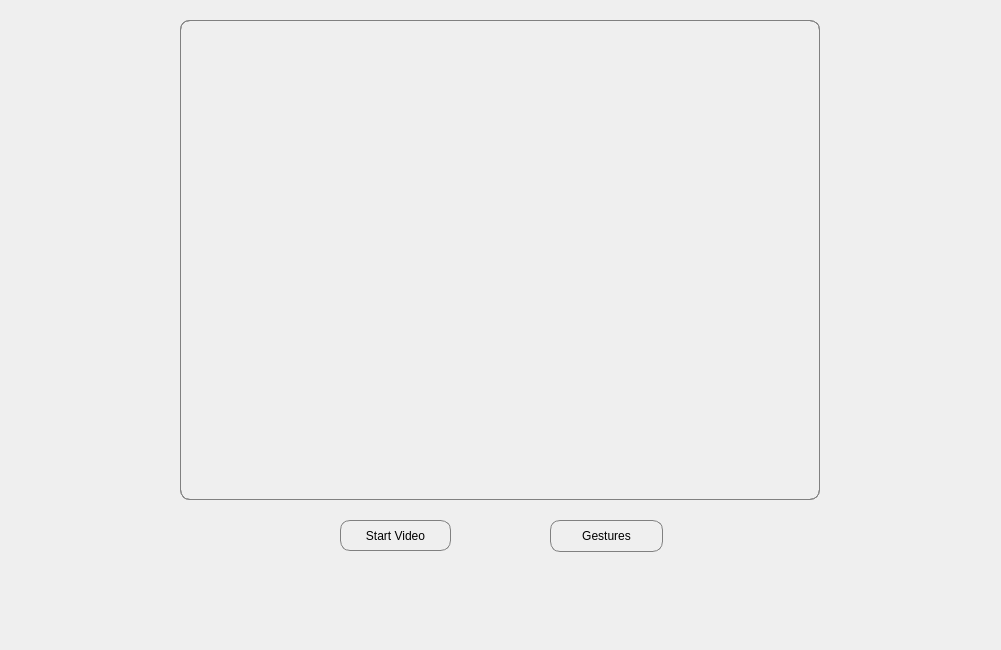
<?xml version="1.0" encoding="UTF-8"?>
<ui version="4.0">
 <class>Form</class>
 <widget class="QWidget" name="Form">
  <property name="geometry">
   <rect>
    <x>0</x>
    <y>0</y>
    <width>1001</width>
    <height>650</height>
   </rect>
  </property>
  <property name="windowTitle">
   <string>Form</string>
  </property>
  <widget class="QLabel" name="image_label">
   <property name="enabled">
    <bool>true</bool>
   </property>
   <property name="geometry">
    <rect>
     <x>180</x>
     <y>20</y>
     <width>640</width>
     <height>480</height>
    </rect>
   </property>
   <property name="styleSheet">
    <string notr="true">QLabel{
border: 1px solid grey;
border-radius: 10px
}

QLabel::hover{
border: 1px solid grey;
border-radius: 10px;
border-color: #e38576;
}</string>
   </property>
   <property name="text">
    <string/>
   </property>
   <property name="alignment">
    <set>Qt::AlignCenter</set>
   </property>
  </widget>
  <widget class="QPushButton" name="startbutton">
   <property name="geometry">
    <rect>
     <x>340</x>
     <y>520</y>
     <width>111</width>
     <height>31</height>
    </rect>
   </property>
   <property name="mouseTracking">
    <bool>false</bool>
   </property>
   <property name="styleSheet">
    <string notr="true">QPushButton{
border-radius: 10px;
border: 0.5px solid grey;
} 

QPushButton::hover{
border-radius: 10px;
border: 0.5px solid grey;
color: #427d3b;

}
</string>
   </property>
   <property name="text">
    <string>Start Video</string>
   </property>
  </widget>
  <widget class="QPushButton" name="gesture">
   <property name="geometry">
    <rect>
     <x>550</x>
     <y>520</y>
     <width>113</width>
     <height>32</height>
    </rect>
   </property>
   <property name="styleSheet">
    <string notr="true">QPushButton{
border-radius: 10px;
border: 0.5px solid grey;
} 

QPushButton::hover{
border-radius: 10px;
border: 0.5px solid grey;
color: #8553ad;
} 
</string>
   </property>
   <property name="text">
    <string>Gestures</string>
   </property>
  </widget>
  <widget class="QLabel" name="clearlabel">
   <property name="enabled">
    <bool>true</bool>
   </property>
   <property name="geometry">
    <rect>
     <x>180</x>
     <y>20</y>
     <width>640</width>
     <height>480</height>
    </rect>
   </property>
   <property name="styleSheet">
    <string notr="true">QLabel{
border: 1px solid grey;
border-radius: 10px
}</string>
   </property>
   <property name="text">
    <string/>
   </property>
   <property name="alignment">
    <set>Qt::AlignCenter</set>
   </property>
  </widget>
  <zorder>clearlabel</zorder>
  <zorder>image_label</zorder>
  <zorder>startbutton</zorder>
  <zorder>gesture</zorder>
 </widget>
 <resources/>
 <connections/>
</ui>
